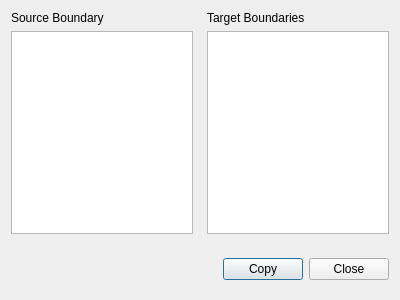
<?xml version="1.0" encoding="UTF-8"?>
<ui version="4.0">
 <class>CopyDialog</class>
 <widget class="QDialog" name="CopyDialog">
  <property name="geometry">
   <rect>
    <x>0</x>
    <y>0</y>
    <width>400</width>
    <height>300</height>
   </rect>
  </property>
  <property name="windowTitle">
   <string>Copy Boundary Conditions</string>
  </property>
  <layout class="QVBoxLayout" name="verticalLayout_3">
   <item>
    <widget class="QWidget" name="widget_3" native="true">
     <layout class="QHBoxLayout" name="horizontalLayout">
      <property name="leftMargin">
       <number>0</number>
      </property>
      <property name="topMargin">
       <number>0</number>
      </property>
      <property name="rightMargin">
       <number>0</number>
      </property>
      <property name="bottomMargin">
       <number>0</number>
      </property>
      <item>
       <widget class="QWidget" name="widget" native="true">
        <layout class="QVBoxLayout" name="verticalLayout">
         <property name="leftMargin">
          <number>0</number>
         </property>
         <property name="topMargin">
          <number>0</number>
         </property>
         <property name="rightMargin">
          <number>4</number>
         </property>
         <item>
          <widget class="QLabel" name="label">
           <property name="text">
            <string>Source Boundary</string>
           </property>
          </widget>
         </item>
         <item>
          <widget class="QListWidget" name="source"/>
         </item>
        </layout>
       </widget>
      </item>
      <item>
       <widget class="QWidget" name="widget_2" native="true">
        <layout class="QVBoxLayout" name="verticalLayout_2">
         <property name="leftMargin">
          <number>4</number>
         </property>
         <property name="topMargin">
          <number>0</number>
         </property>
         <property name="rightMargin">
          <number>0</number>
         </property>
         <item>
          <widget class="QLabel" name="label_2">
           <property name="text">
            <string>Target Boundaries</string>
           </property>
          </widget>
         </item>
         <item>
          <widget class="QListWidget" name="targets">
           <property name="selectionMode">
            <enum>QAbstractItemView::ExtendedSelection</enum>
           </property>
          </widget>
         </item>
        </layout>
       </widget>
      </item>
     </layout>
    </widget>
   </item>
   <item>
    <widget class="QWidget" name="widget_4" native="true">
     <layout class="QHBoxLayout" name="horizontalLayout_3">
      <property name="rightMargin">
       <number>0</number>
      </property>
      <item>
       <spacer name="horizontalSpacer_2">
        <property name="orientation">
         <enum>Qt::Horizontal</enum>
        </property>
        <property name="sizeHint" stdset="0">
         <size>
          <width>208</width>
          <height>20</height>
         </size>
        </property>
       </spacer>
      </item>
      <item>
       <widget class="QPushButton" name="copy">
        <property name="text">
         <string>Copy</string>
        </property>
        <property name="default">
         <bool>true</bool>
        </property>
       </widget>
      </item>
      <item>
       <widget class="QPushButton" name="close">
        <property name="text">
         <string>Close</string>
        </property>
       </widget>
      </item>
     </layout>
    </widget>
   </item>
  </layout>
 </widget>
 <resources/>
 <connections/>
</ui>
